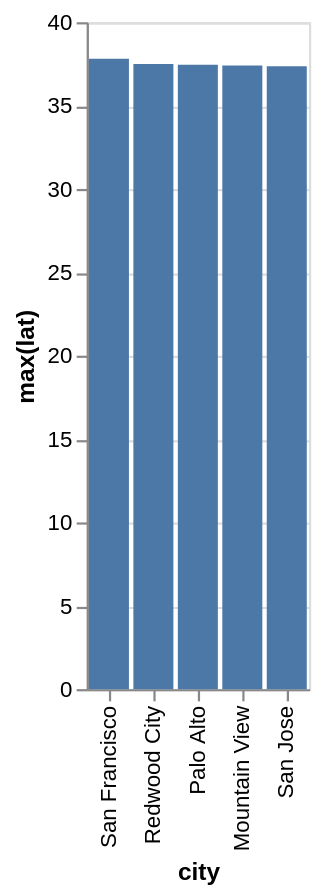

Vega-Lite specification stored for this chart:
### Vega-Lite specification from a JSON file in a GitHub repository (floating-point values rounded to 4 significant figures)
{"data": {"values": [{"x_data": "San Francisco", "y_data": 37.8}, {"x_data": "Redwood City", "y_data": 37.49}, {"x_data": "Palo Alto", "y_data": 37.45}, {"x_data": "Mountain View", "y_data": 37.41}, {"x_data": "San Jose", "y_data": 37.35}]}, "mark": "bar", "encoding": {"x": {"field": "x_data", "type": "nominal", "title": "city", "sort": {"op": "sum", "field": "y_data", "order": "descending"}}, "y": {"field": "y_data", "type": "quantitative", "title": "max(lat)"}}}
